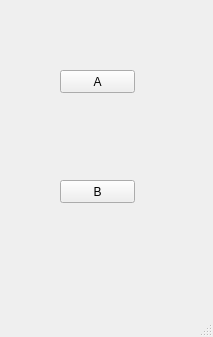
<?xml version="1.0" encoding="UTF-8"?>
<ui version="4.0">
 <class>MainWindow</class>
 <widget class="QMainWindow" name="MainWindow">
  <property name="geometry">
   <rect>
    <x>0</x>
    <y>0</y>
    <width>213</width>
    <height>337</height>
   </rect>
  </property>
  <property name="windowTitle">
   <string>MainWindow</string>
  </property>
  <widget class="QWidget" name="centralwidget">
   <widget class="QPushButton" name="btn_A">
    <property name="geometry">
     <rect>
      <x>60</x>
      <y>70</y>
      <width>75</width>
      <height>23</height>
     </rect>
    </property>
    <property name="text">
     <string>A</string>
    </property>
   </widget>
   <widget class="QPushButton" name="btn_B">
    <property name="geometry">
     <rect>
      <x>60</x>
      <y>180</y>
      <width>75</width>
      <height>23</height>
     </rect>
    </property>
    <property name="text">
     <string>B</string>
    </property>
   </widget>
  </widget>
  <widget class="QMenuBar" name="menubar">
   <property name="geometry">
    <rect>
     <x>0</x>
     <y>0</y>
     <width>213</width>
     <height>23</height>
    </rect>
   </property>
  </widget>
  <widget class="QStatusBar" name="statusbar"/>
 </widget>
 <resources/>
 <connections/>
</ui>
